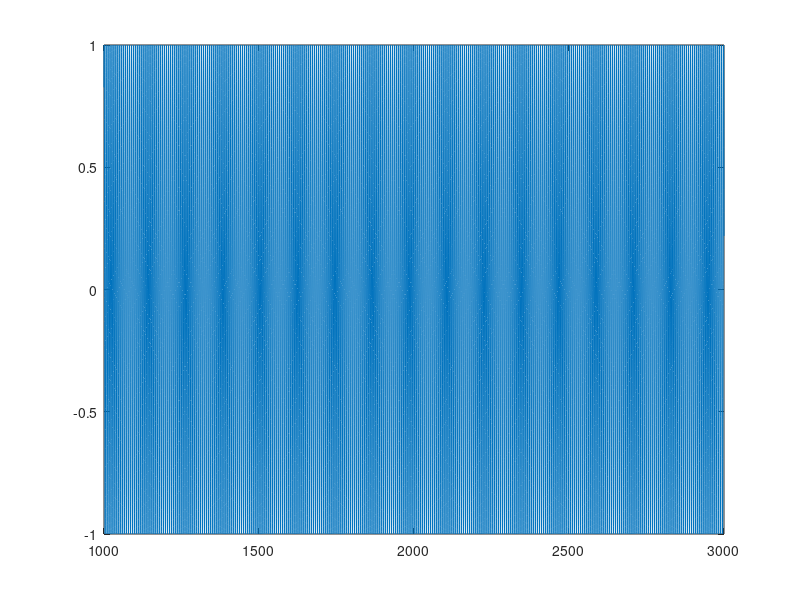
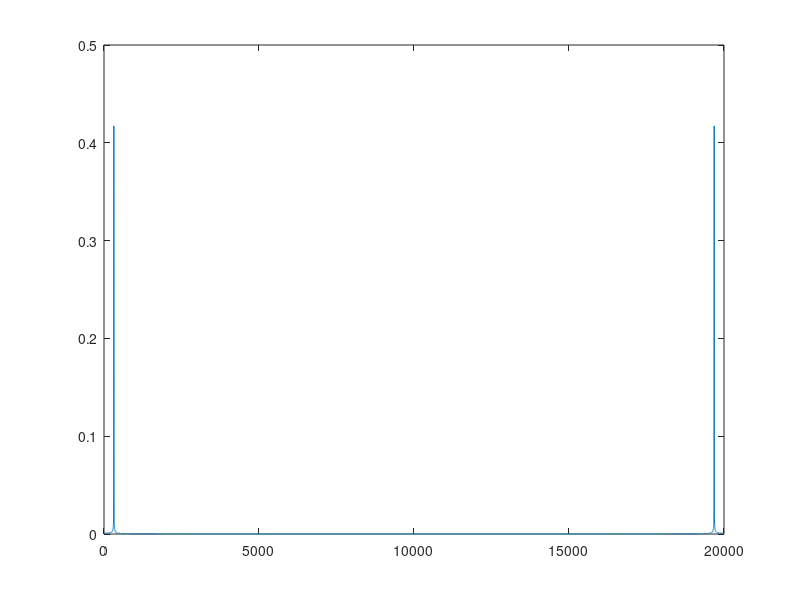

The MATLAB source for these figures, in order:
% close all; clear; clc;
% t = 0: 1/48000: 0.5;
% s = chirp(t,1000, 0.5, 3000);
% fft_s = abs(fft(s));
% rfft_s = fft_s(1:(floor(length(fft_s)/2)+1));
% figure; plot(rfft_s);
% 
% r = chirp(t, 1000, 0.5, 3000);
% fft_r = abs(fft(r));
% rfft_r = fft_s(1:(floor(length(fft_r)/2)+1));
% fcc = xcorr(rfft_s, rfft_r);
% figure; plot(fcc);
%% IFFT test
f = 1000:1/10:3000;
hs = sin(f);
figure; plot(f, hs);
ys = ifft(hs);
t = 0:length(ys)-1;
figure; plot(t, abs(ys));
sound(abs(ys), 48000);
pause(2)
%% Function 
function cc = frequencyCC(f_start, bandwidth,rfft_data, duration)
    t = 0:1/48000:duration;
    s = chirp(t, f_start, duration, f_start+bandwidth);
    fft_s = abs(fft(s));
    rfft_s = fft_s(1:(floor(length(fft_s)/2)+1));
    cc = xcorr(rfft_data, rfft_s);
end